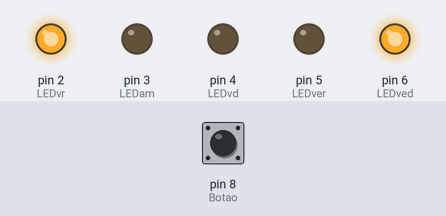
A sketch run on a simulated Arduino Uno, built with avr-gcc and run on an emulated ATmega328P. On the bench: output pins drawn as LEDs (lit = HIGH). Inputs (shaded band) come from the test bench; at power-on: pin 8 (Botao) HIGH.

Above: at 1.5 s.
At 5.5 s:
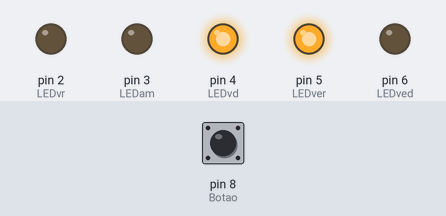
At 9.5 s:
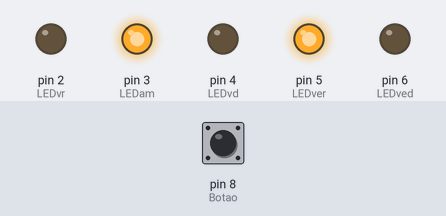
Timing chart, 0 to 14.3 s (numbered marks = the images above):
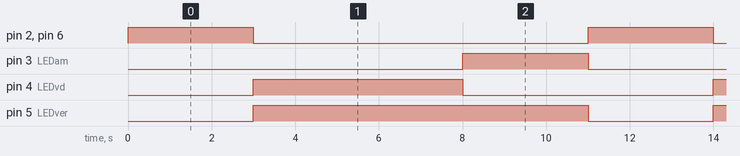

Measured:
- by itself, pin 2 (LEDvr), pin 3 (LEDam), pin 6 (LEDved): alternates HIGH for 3.0 s and LOW for 8.0 s
- by itself, pin 4 (LEDvd): alternates HIGH for 5.0 s and LOW for 6.0 s
- by itself, pin 5 (LEDver): alternates HIGH for 8.0 s and LOW for 3.0 s

The sketch:

Codigo.ino
```cpp
int Botao= 8;
int LEDvr= 2;
int LEDam= 3;
int LEDvd=4;
int LEDver=5;
int LEDved=6;

unsigned long previousMillis = 0;
const long interval = 3000;

void setup(){
  Serial.begin(9600);
  pinMode(LEDvr, OUTPUT);
  pinMode(LEDam, OUTPUT);
  pinMode(LEDvd, OUTPUT);
  pinMode(LEDver, OUTPUT);
  pinMode(LEDved, OUTPUT);
  pinMode(Botao, INPUT_PULLUP);
}

void loop(){
  unsigned long currentMillis = millis();

  if(digitalRead(Botao) == LOW) {
    if(currentMillis - previousMillis >= interval){
    	previousMillis = currentMillis;
      //Fase I, vermelho ligado
      digitalWrite(LEDvr, HIGH);
	  digitalWrite(LEDam, LOW);
	  digitalWrite(LEDvd, LOW);
      digitalWrite(LEDver, LOW);
      digitalWrite(LEDved, HIGH);
      delay(10000);
    }
  }else{
    digitalWrite(LEDvr, HIGH);
	digitalWrite(LEDam, LOW);
	digitalWrite(LEDvd, LOW);
    digitalWrite(LEDver, LOW);
    digitalWrite(LEDved, HIGH);
    delay(3000);

    if (digitalRead(Botao) == LOW){
      return;
    }

    //Fase II, verde ligado
    digitalWrite(LEDvr, LOW);
	digitalWrite(LEDam, LOW);
	digitalWrite(LEDvd, HIGH);
    digitalWrite(LEDver, HIGH);
    digitalWrite(LEDved, LOW);
    delay(5000);

    if(digitalRead(Botao) == LOW){
      return;
    }

    //Fase II, amarelo ligado
    digitalWrite(LEDvr, LOW);
	digitalWrite(LEDam, HIGH);
	digitalWrite(LEDvd, LOW);
    digitalWrite(LEDver, HIGH);
    digitalWrite(LEDved, LOW);
    delay(3000);
  }
}
```
